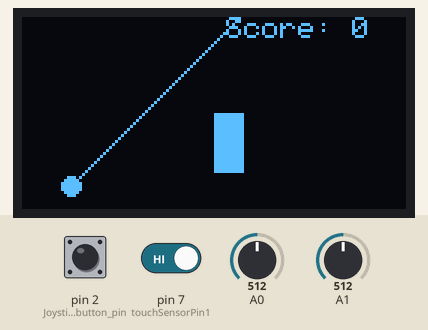
This sketch was run on a simulated Arduino Uno, built with avr-gcc and run on an emulated ATmega328P. Parts: 128×64 one-colour display. The inputs (shaded band) are chosen by the test bench; at power-on: pin 2 (Joystick_button_pin) HIGH, A0 = 512, A1 = 512, pin 7 (touchSensorPin1) HIGH. Random numbers use the default seed unless the sketch sets one.

Above: at 1.2 s.
1.3 s: pin 2 (Joystick_button_pin) pulled LOW for 0.15 s
At 1.41 s:
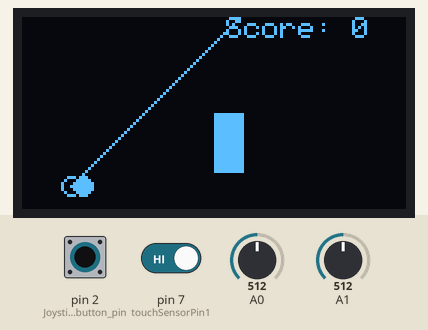
2.9 s: A0 set to 716
At 3.3 s:
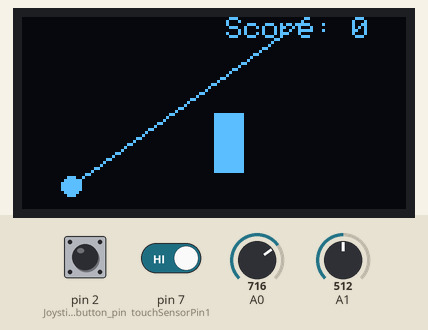
4.5 s: A1 set to 306
At 5.7 s:
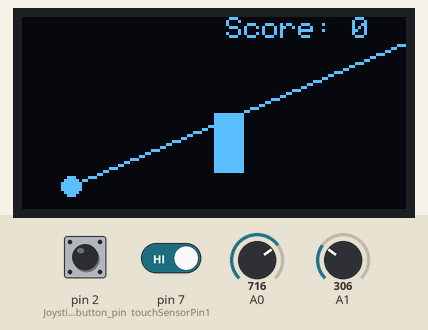
6.0 s: pin 2 (Joystick_button_pin) pulled LOW for 1 s
At 8.45 s:
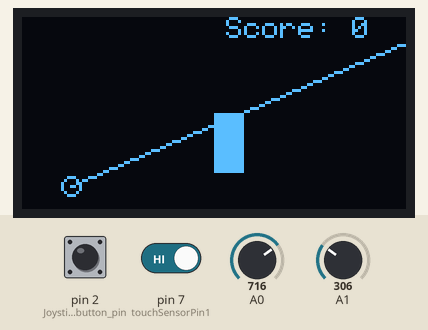
8.5 s: A0 set to 900
At 9.7 s:
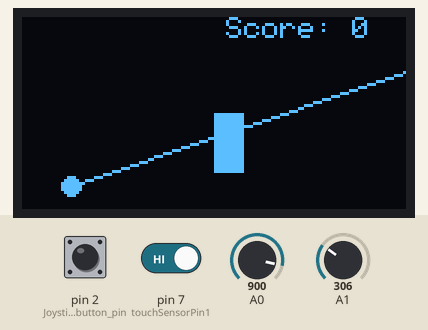
10.2 s: A1 set to 122
At 11.6 s:
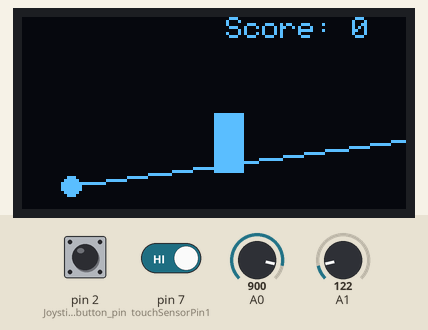
Timing chart, 0 to 12.7 s (numbered marks = the images above; inputs shaded):
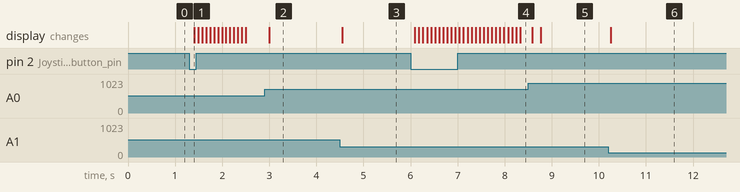

Measured:
- after the input at 1.3 s, the display: changes after 0.11 s (image 1)
- after the input at 2.9 s, the display: changes after 0.10 s (image 2)
- after the input at 4.5 s, the display: changes after 0.05 s (image 3)
- after the input at 6.0 s, the display: first changes after 0.09 s (image 4 shows a later state)
- after the input at 10.2 s, the display: changes after 0.05 s (image 6)

The sketch:

arduino_game.ino
```cpp
#include <Wire.h>
#include <Adafruit_GFX.h>
#include <Adafruit_SSD1306.h>
#include <math.h>

#define OLED_WIDTH 128
#define OLED_HEIGHT 64

Adafruit_SSD1306 display(OLED_WIDTH, OLED_HEIGHT, &Wire, -1);

const int slingshotX = 16; // X-coordinate of the slingshot
const int slingshotY = 56; // Y-coordinate of the slingshot
const int birdRadius = 3; // Radius of the bird
const int obstacleWidth = 10; // Width of obstacles
const int obstacleHeight = 20; // Height of obstacles

const int touchSensorPin1 = 7; // speed ++
const int touchSensorPin2 = 8; // speed --
int score = 0; // Initialize score counter

float launchSpeed = 3.0;

struct Bird {
  float x;
  float y;
  float vx;
  float vy;
  bool launched;
};

const int buildingWidth = 10; // Width of the building
const int buildingHeight = 20; // Height of the building

struct Building {
  float x;
  float y;
  bool active;
};

Building building = {OLED_WIDTH / 2, OLED_HEIGHT / 2, true}; // Initial position of the building

Bird bird = {slingshotX, slingshotY, 0, 0, false}; // Initial position of the bird

void setup() {
  Wire.begin(); // Initialize I2C communication
  display.begin(SSD1306_SWITCHCAPVCC, 0x3C); // Initialize OLED display with I2C address 0x3C
  display.clearDisplay();
  display.setTextSize(1);
  display.setTextColor(SSD1306_WHITE);
  display.setCursor(0, 0);
  display.println("Press joystick to launch!");
  display.setCursor(OLED_WIDTH - 60, 0);
  display.print("Score: ");
  display.print(score);

  pinMode(2, INPUT_PULLUP); // Joystick button pin
  pinMode(touchSensorPin1, INPUT_PULLUP);
  pinMode(touchSensorPin2, INPUT_PULLUP);
}

void loop() {
  handleInput(); // Check for joystick input
  updateGame(); // Update game state
  renderGame(); // Render game on OLED display
  delay(50); // Adjust delay for frame rate
}

void handleInput() {
  int xInput = analogRead(A0); // X-axis input (for aiming)
  int yInput = analogRead(A1); // Y-axis input (for launching power)

  // Calculate aiming angle based on joystick position
  float angle = atan2(yInput - 512, xInput - 512) * 180 / PI;
  if (angle < 0) {
    angle += 360; // Normalize angle to range [0, 360)
  }

  // Launch bird when joystick button is pressed
  if (digitalRead(2) == LOW && !bird.launched) {
    if(digitalRead(touchSensorPin1) == HIGH && launchSpeed < 10)
    launchSpeed++;
    else if(digitalRead(touchSensorPin2) == HIGH && launchSpeed > 3)
    launchSpeed--;

    bird.vx = launchSpeed * cos(angle * PI / 180); // Calculate horizontal velocity
    bird.vy = launchSpeed * sin(angle * PI / 180); // Calculate vertical velocity
    bird.launched = true; // Mark bird as launched
  }
}

void updateGame() {
  if (bird.launched) {
    // Update bird position based on velocity
    bird.x += bird.vx;
    bird.y += bird.vy;

    // Simulate gravity (adjust acceleration as needed)
    bird.vy += 0.1; // Gravity effect

    // Check collision with obstacles (simple AABB collision detection)
    if (bird.x >= OLED_WIDTH || bird.x <= 0 || bird.y >= OLED_HEIGHT) {
      // Reset bird if it goes out of bounds
      bird = {slingshotX, slingshotY, 0, 0, false};
    }

    // Check collision with building
    if (building.active && bird.x >= building.x && bird.x <= building.x + buildingWidth &&
        bird.y >= building.y && bird.y <= building.y + buildingHeight) {
      // If bird hits the building, reset the building to a random position
      score++;
      building = {random(buildingWidth, OLED_WIDTH - buildingWidth), random(buildingHeight, OLED_HEIGHT - buildingHeight), true};
    }
  }
}

void renderGame() {
  display.clearDisplay();
  int xInput = analogRead(A0); // X-axis input (for aiming)
  int yInput = analogRead(A1); // Y-axis input (for launching power)

  // Render slingshot
  display.drawCircle(slingshotX, slingshotY, 3, SSD1306_WHITE);
  display.drawLine(slingshotX, slingshotY, slingshotX + xInput, slingshotY - yInput, SSD1306_WHITE);

  // Render bird
  display.fillCircle(bird.x, bird.y, birdRadius, SSD1306_WHITE);

  // Render building if active
  if (building.active) {
    display.fillRect(building.x, building.y, buildingWidth, buildingHeight, SSD1306_WHITE);
  }

  display.setTextSize(1);
  display.setTextColor(SSD1306_WHITE);
  display.setCursor(OLED_WIDTH - 60, 0);
  display.print("Score: ");
  display.print(score);
  display.display();
}
```
